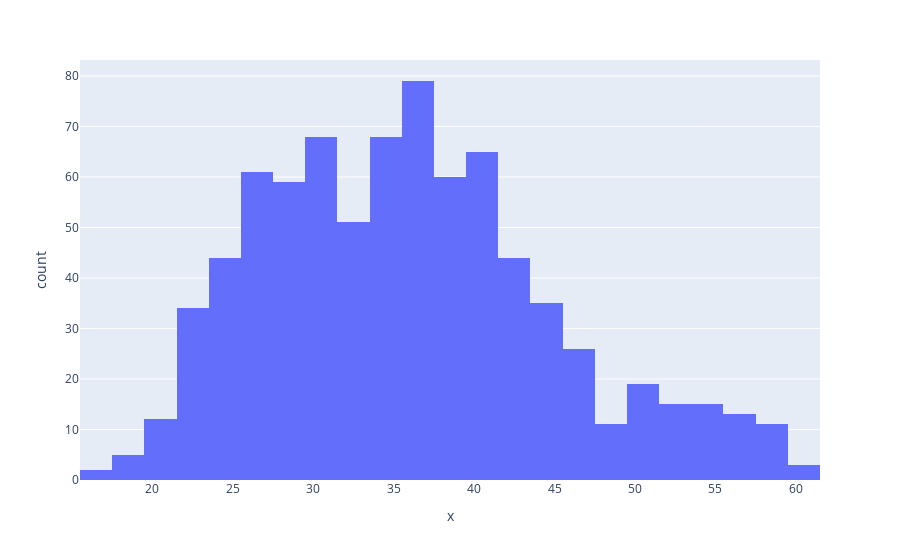

The cell this chart's notebook holds for it:
### Code cell
fig = px.histogram(x=newage)
fig.show()

### Figure 1 — Plotly figure (JSON) as saved in the notebook; plotly's stock layout.template omitted (floating-point values rounded to 4 significant figures; data arrays with more than 128 entries replaced by an {"elided": "..."} marker saying what was removed)
{"data": [{"alignmentgroup": "True", "bingroup": "x", "hovertemplate": "x=%{x}<br>count=%{y}<extra></extra>", "legendgroup": "", "marker": {"color": "#636efa"}, "name": "", "offsetgroup": "", "orientation": "v", "showlegend": false, "type": "histogram", "x": {"elided": "800 int values"}, "xaxis": "x", "yaxis": "y"}], "layout": {"barmode": "relative", "legend": {"tracegroupgap": 0}, "margin": {"t": 60}, "xaxis": {"anchor": "y", "domain": [0, 1], "title": {"text": "x"}}, "yaxis": {"anchor": "x", "domain": [0, 1], "title": {"text": "count"}}}}
